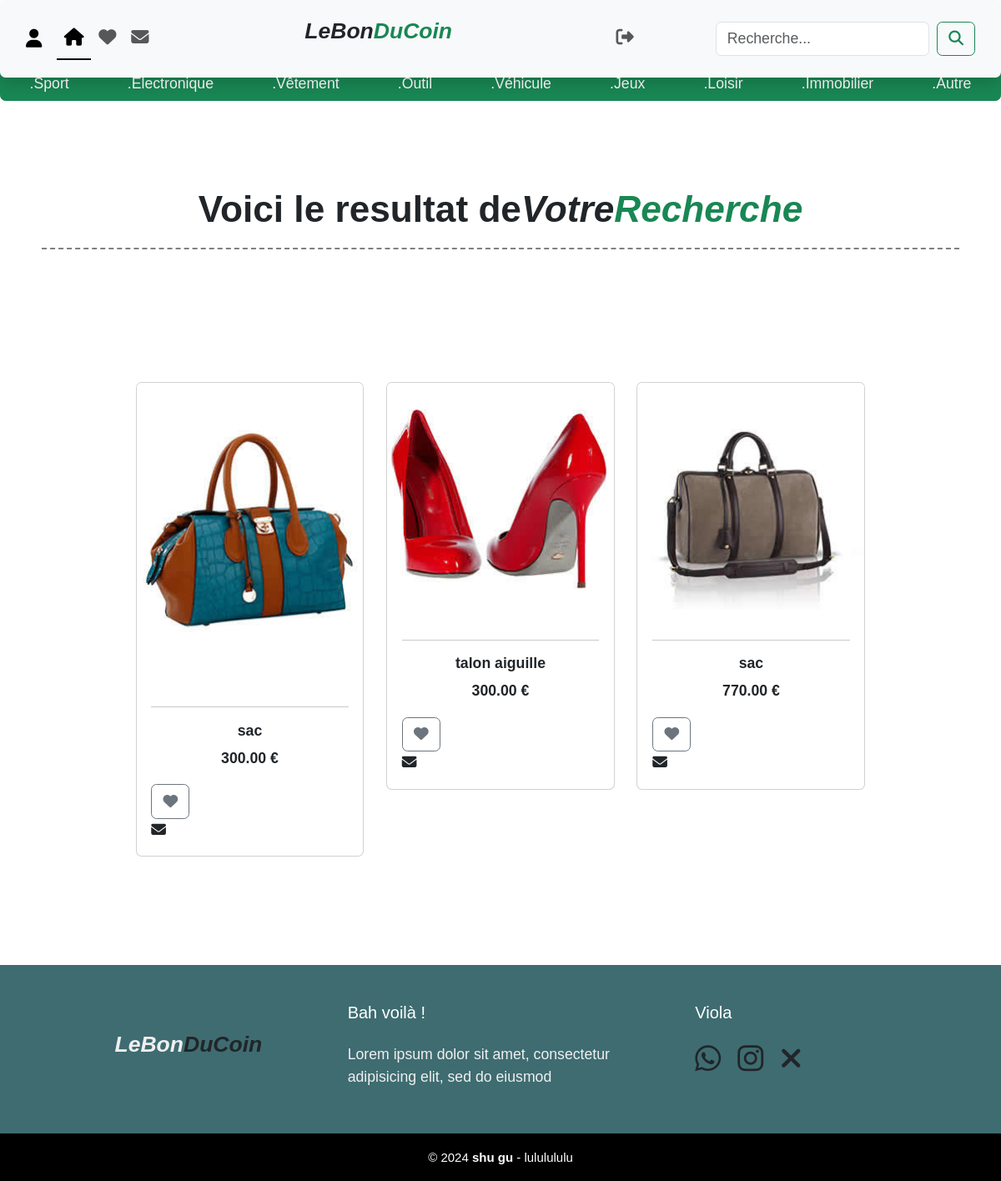
Screenshot of /search.php with the database file from the repository.
### tables this page shows
CREATE TABLE `produits` (
  `id` int(11) NOT NULL,
  `nom` varchar(255) NOT NULL,
  `description` text DEFAULT NULL,
  `prix` decimal(10,2) NOT NULL,
  `image` varchar(255) DEFAULT NULL,
  `utilisateurs_id` int(11) NOT NULL,
  `categories_id` int(11) NOT NULL
);

### search.php (the view, shortened to what this page needs)
<?php
include 'bd.php';
$searchTerm = $_GET['search_term'];
$sql = "SELECT id, nom, description, prix, image
       FROM produits
       WHERE nom LIKE '%$searchTerm%'
       OR description LIKE '%$searchTerm%'";
$result = $conn->query($sql);
?>
<!DOCTYPE html>
<html lang="fr">
<head>
    <link rel="stylesheet" href="style.css">
    <link href="https://cdn.jsdelivr.net/npm/bootstrap@5.3.3/dist/css/bootstrap.min.css" rel="stylesheet">
    <link rel="stylesheet" href="https://cdnjs.cloudflare.com/ajax/libs/font-awesome/6.7.2/css/all.min.css" />
</head>
<body>
    <nav class="navbar nav-underline fixed-top navbar-expand-lg bg-body-tertiary shadow p-3 mb-1 bg-body-tertiary rounded">
        <div class="container-fluid">
            <a class="navbar-brand" href="connexion.php"><i class="fas fa-user"></i></a>
            <div class="collapse navbar-collapse" id="navbarScroll">
                <ul class="navbar-nav me-auto my-2 my-lg-0 navbar-nav-scroll" style="--bs-scroll-height: 100px;">
                    <li class="nav-item">
                        <a class="nav-link active" aria-current="page" href="index.php"><i class="fas fa-home"></i></a>
                    </li>
                    <li class="nav-item">
                        <a class="nav-link" href="favoris.php"><i class="fas fa-heart"></i></a>
                    </li>
                    <li class="nav-item">
                        <a class="nav-link" href="messages.php"><i class="fas fa-envelope"></i></a>
                    </li>
                </ul>
                <div class="d-grid gap-2 col-3 mx-auto">
                    <p class="fs-4 fst-italic fw-bold">LeBon<span class="text-success">DuCoin</span></p>
                </div>
                <ul class="navbar-nav me-auto my-2 my-lg-0 navbar-nav-scroll" style="--bs-scroll-height: 100px;">
                    <li class="nav-item">
                        <a class="nav-link" href="deconnexion.php"><i class="fas fa-sign-out-alt"></i></a>
                    </li>
                </ul>
                <form class="d-flex" role="search" action="search.php" method="GET">
                   <input class="form-control me-2" type="search" placeholder="Recherche..." aria-label="Search" name="search_term">
                   <button class="btn btn-outline-success" type="submit"><i class="fas fa-search"></i></button>
                   </form>
            </div>
        </div>
    </nav>
    <br><br><br>
    <div class="btn-group d-flex justify-content-center" role="group" aria-label="Second group">
        <button type="button" class="btn btn-success">.Sport</button>
        <button type="button" class="btn btn-success">.Electronique</button>
        <button type="button" class="btn btn-success">.Vêtement</button>
        <button type="button" class="btn btn-success">.Outil</button>
        <button type="button" class="btn btn-success">.Véhicule</button>
        <button type="button" class="btn btn-success">.Jeux</button>
        <button type="button" class="btn btn-success">.Loisir</button>
        <button type="button" class="btn btn-success">.Immobilier</button>
        <button type="button" class="btn btn-success">.Autre</button>
    </div>
    <br><br>
    <section class="out">
        <div class="out_1">
            <h1 class="">Voici le resultat de<span class="fs-1 fst-italic fw-bold">Votre<span class="text-success">Recherche</span></span></h1>
        </div>
    </section>
    <div class="container">
        <div class="row">
            <?php
            if ($result->num_rows > 0) {
                while ($row = $result->fetch_assoc()) {
                    echo '<div class="col-md-4">';
                    echo '<div class="card">';
                    echo '<a href="detail.php?id=' . $row['id'] . '" style="text-decoration: none; color: inherit;">';
                    echo '<img src="uploads/' . htmlspecialchars($row['image']) . '" class="card-img-top" alt="Annonce">';
                    echo '<div class="card-body">';
                    echo '<hr>';
                    echo '<h6 class="card-title text-center fw-bold">' . htmlspecialchars($row['nom']) . '</h6>';
                    echo '<p class="text-center fw-bold">' . htmlspecialchars($row['prix']) . ' €</p>';
                    echo '<div>';
                    echo '<form method="post" class="like-form">';
                    echo '<button type="submit" class="btn btn-outline-secondary">';
                    echo '<i class="fas fa-heart"></i>';
                    echo '</button>';
                    echo '</form>';
                    echo '<a class="nav-link" href="chat.php"><i class="fas fa-envelope"></i></a>';
                    echo '</a>';
                    echo '</div>';
                    echo '</div>';
                    echo '</div>';
                    echo '</div>';
                }
            } else {
                echo "<p class='text-center'>Aucun résultat trouvé.</p>";
            }
            ?>
        <footer class="pied">
            <div class="groupe-1">
                <div class="bo">
                    <figure>
                        <div class="d-grid gap-2 col-3">
                            <p class="fs-4 fst-italic fw-bold">LeBon<span class="text-dark">DuCoin</span></p>
                        </div>
                    </figure>
                </div>
                <div class="bo">
                    <h2>Bah voilà !</h2>
                    <p>Lorem ipsum dolor sit amet, consectetur adipisicing elit, sed do eiusmod</p>
                </div>
                <div class="bo">
                    <h2>Viola</h2>
                    <div class="red-social">
                        <i class="fab fa-whatsapp fa-2x icon"></i>
                        <i class="fab fa-instagram fa-2x icon"></i>
                        <i class="fas fa-times fa-2x icon"></i>
                    </div>
                </div>
            </div>
            <div class="groupe-2">
                <small>&copy; 2024 <b>shu gu</b> - lululululu</small>
            </div>
        </footer>
</body>
</html>

### style.css (style rules this page uses)
* { margin: 0; padding: 0; box-sizing: border-box; font-family: Arial, Helvetica,sans-serif; transition: .6s linear; }
html { font-size: 110.5%; scroll-behavior: smooth; scroll-padding-top:6rem; overflow-x: hidden; }
.navbar { background-color: rgba(255, 255, 255, 0.9); backdrop-filter: blur(10px); }
.navbar-brand, .navbar-nav .nav-link { font-size: 1.2rem; }
section .out_1 { margin: 30px; padding: 20px; }
.out_1 h1 { text-align: center; font-weight: bold; padding-bottom: 20px; border-bottom: 2px dashed gray; }
.container { width: 90%; padding: 30px; margin: 100px auto; display: flex; flex-direction: row; justify-content: center; }
.pied { margin-top: 50px; width: 100%; background: #3E6C71; }
.pied .groupe-1 { width: 100%; max-width: 1200px; margin: auto; display: grid; grid-template-columns: repeat(3, 1fr); grid-gap: 50px; padding: 45px 0px; }
.pied .groupe-1 .bo figure { width: 100%; height: 100%; display: flex; justify-content: center; align-items: center; }
.pied .groupe-1 .bo h2 { color: #fff; margin-bottom: 25px; font-size: 20px; }
.pied .groupe-1 .bo p { color: #efefef; margin-bottom: 10px; }
.pied .groupe-2 { background: rgb(0, 0, 0); padding: 15px 10px; text-align: center; color: #fff; }
.pied .groupe-2 small { font-size: 15px; }
.icon { margin-right: 15px; }

### rows the page displays
produits: image (picture), nom "sac", prix "300.00"
produits: image (picture), nom "talon aiguille", prix "300.00"
produits: image (picture), nom "sac", prix "770.00"
